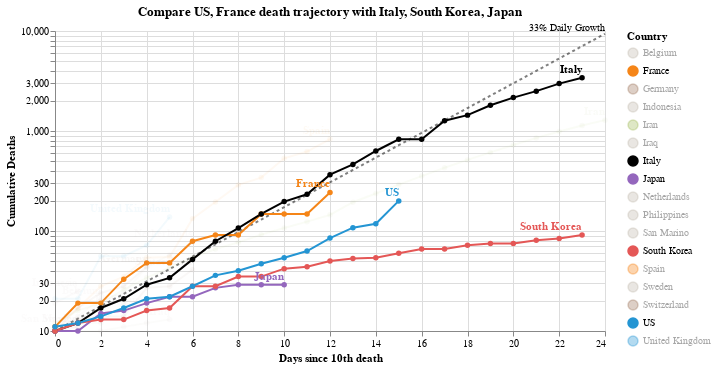

The notebook cell this image was saved under:
### Code cell
#hide_input
chart3 = make_since_chart(['US', 'France'])
chart3

### Figure 1 — Vega-Lite specification as saved in the notebook (floating-point values rounded to 4 significant figures; data arrays with more than 128 entries replaced by an {"elided": "..."} marker saying what was removed)
{"config": {"view": {"continuousWidth": 400, "continuousHeight": 300}}, "layer": [{"mark": {"type": "line", "color": "black", "opacity": 0.5, "strokeDash": [3, 3]}, "encoding": {"x": {"type": "quantitative", "field": "Days since 10th death"}, "y": {"type": "quantitative", "field": "Confirmed Cases"}}}, {"mark": {"type": "text", "align": "right", "dy": -6, "fontSize": 10, "text": "33% Daily Growth"}, "encoding": {"x": {"type": "quantitative", "field": "Days since 10th death"}, "y": {"type": "quantitative", "field": "Confirmed Cases"}}, "transform": [{"filter": "(datum['Days since 10th death'] >= 24)"}]}, {"data": {"name": "data-b8cb2506bde005adc57de15f9474b6ee"}, "mark": {"type": "line", "point": true}, "encoding": {"color": {"type": "nominal", "field": "Country", "scale": {"domain": ["Belgium", "France", "Germany", "Indonesia", "Iran", "Iraq", "Italy", "Japan", "Netherlands", "Philippines", "San Marino", "South Korea", "Spain", "Sweden", "Switzerland", "US", "United Kingdom"], "range": ["#C1B7AD", "#F58518", "#9D755D", "#C1B7AD", "#A1BA59", "#C1B7AD", "black", "#9467bd", "#C1B7AD", "#C1B7AD", "#C1B7AD", "#E45756", "#F58518", "#C1B7AD", "#9D755D", "#2495D3", "#2495D3"]}}, "opacity": {"condition": {"value": 1, "selection": "selector003"}, "value": 0.05}, "tooltip": [{"type": "nominal", "field": "Country"}, {"type": "temporal", "field": "Date"}, {"type": "quantitative", "field": "Confirmed Cases"}, {"type": "quantitative", "field": "Days since 10th death"}], "x": {"type": "quantitative", "field": "Days since 10th death"}, "y": {"type": "quantitative", "axis": {"title": "Cumulative Deaths"}, "field": "Confirmed Cases", "scale": {"type": "log"}}}, "selection": {"selector003": {"type": "multi", "fields": ["Country"], "bind": "legend", "init": [{"Country": "US"}, {"Country": "France"}, {"Country": "Italy"}, {"Country": "South Korea"}, {"Country": "Japan"}]}}, "width": 550}, {"data": {"name": "data-b8cb2506bde005adc57de15f9474b6ee"}, "mark": {"type": "text", "align": "right", "dy": -8, "fontWeight": "bold"}, "encoding": {"color": {"type": "nominal", "field": "Country", "scale": {"domain": ["Belgium", "France", "Germany", "Indonesia", "Iran", "Iraq", "Italy", "Japan", "Netherlands", "Philippines", "San Marino", "South Korea", "Spain", "Sweden", "Switzerland", "US", "United Kingdom"], "range": ["#C1B7AD", "#F58518", "#9D755D", "#C1B7AD", "#A1BA59", "#C1B7AD", "black", "#9467bd", "#C1B7AD", "#C1B7AD", "#C1B7AD", "#E45756", "#F58518", "#C1B7AD", "#9D755D", "#2495D3", "#2495D3"]}}, "opacity": {"condition": {"value": 1, "selection": "selector003"}, "value": 0.05}, "text": {"type": "nominal", "field": "Country"}, "tooltip": [{"type": "nominal", "field": "Country"}, {"type": "temporal", "field": "Date"}, {"type": "quantitative", "field": "Confirmed Cases"}, {"type": "quantitative", "field": "Days since 10th death"}], "x": {"type": "quantitative", "field": "Days since 10th death"}, "y": {"type": "quantitative", "axis": {"title": "Cumulative Deaths"}, "field": "Confirmed Cases", "scale": {"type": "log"}}}, "transform": [{"filter": "(datum['Date'] >= 1584576000000)"}], "width": 550}], "data": {"name": "data-dd986f394fc4151175e9dd16550f94ba"}, "title": "Compare US, France death trajectory with Italy, South Korea, Japan", "$schema": "https://vega.github.io/schema/vega-lite/v4.0.2.json", "datasets": {"data-dd986f394fc4151175e9dd16550f94ba": [{"Days since 10th death": 0, "Confirmed Cases": 10.0}, {"Days since 10th death": 1, "Confirmed Cases": 13.3}, {"Days since 10th death": 2, "Confirmed Cases": 17.69}, {"Days since 10th death": 3, "Confirmed Cases": 23.53}, {"Days since 10th death": 4, "Confirmed Cases": 31.29}, {"Days since 10th death": 5, "Confirmed Cases": 41.62}, {"Days since 10th death": 6, "Confirmed Cases": 55.35}, {"Days since 10th death": 7, "Confirmed Cases": 73.61}, {"Days since 10th death": 8, "Confirmed Cases": 97.91}, {"Days since 10th death": 9, "Confirmed Cases": 130.2}, {"Days since 10th death": 10, "Confirmed Cases": 173.2}, {"Days since 10th death": 11, "Confirmed Cases": 230.3}, {"Days since 10th death": 12, "Confirmed Cases": 306.4}, {"Days since 10th death": 13, "Confirmed Cases": 407.4}, {"Days since 10th death": 14, "Confirmed Cases": 541.9}, {"Days since 10th death": 15, "Confirmed Cases": 720.7}, {"Days since 10th death": 16, "Confirmed Cases": 958.6}, {"Days since 10th death": 17, "Confirmed Cases": 1275.0}, {"Days since 10th death": 18, "Confirmed Cases": 1696.0}, {"Days since 10th death": 19, "Confirmed Cases": 2255.0}, {"Days since 10th death": 20, "Confirmed Cases": 2999.0}, {"Days since 10th death": 21, "Confirmed Cases": 3989.0}, {"Days since 10th death": 22, "Confirmed Cases": 5306.0}, {"Days since 10th death": 23, "Confirmed Cases": 7056.0}, {"Days since 10th death": 24, "Confirmed Cases": 9385.0}], "data-b8cb2506bde005adc57de15f9474b6ee": {"elided": "171 records"}}}
